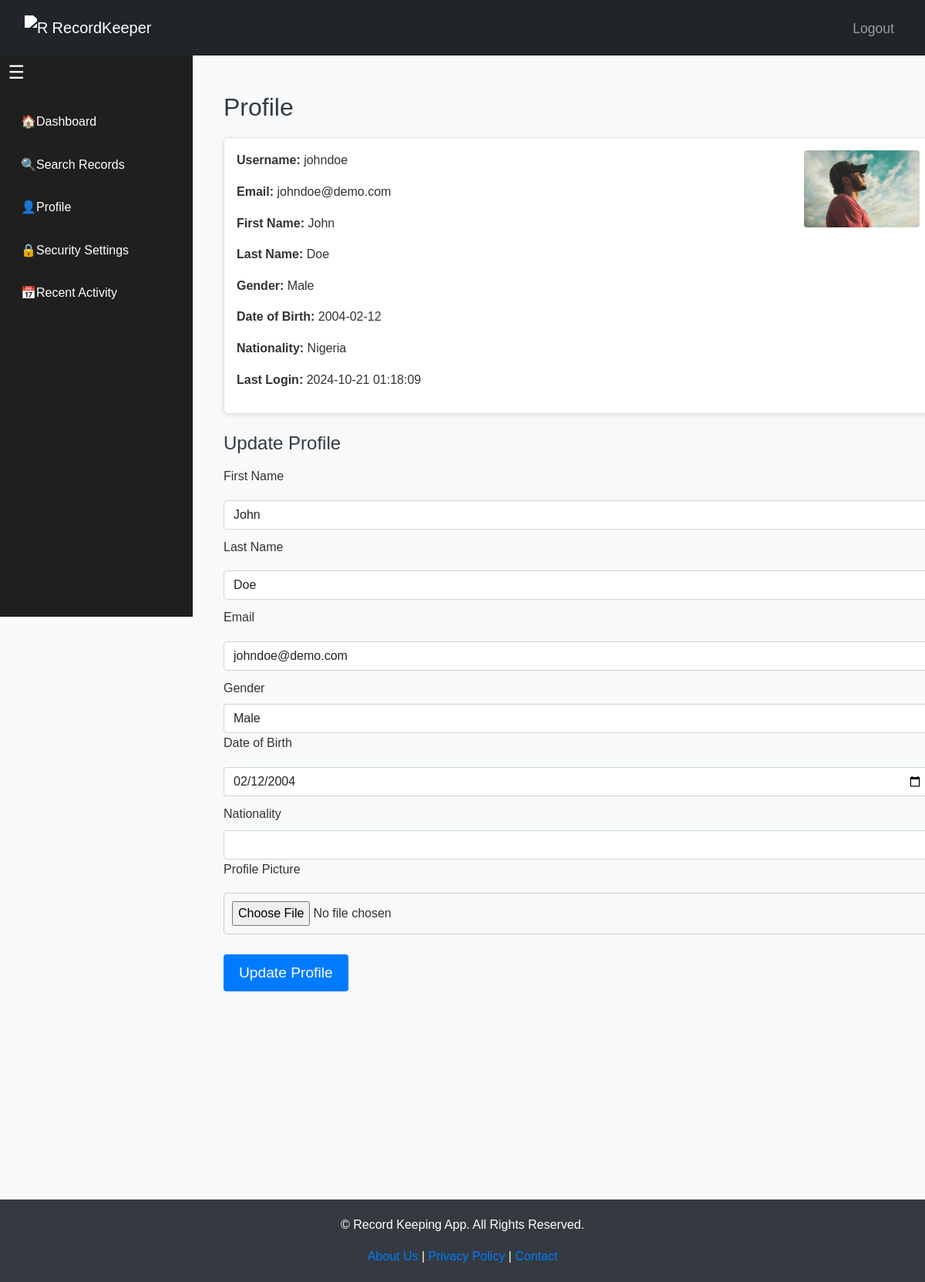
The app's page /profile (signed in) with its own data.
### app/models.py (models this page shows, shortened)
class User(db.Model, UserMixin):
    id = db.Column(db.Integer, primary_key=True)
    username = db.Column(db.String(20), unique=True, nullable=False)
    email = db.Column(db.String(120), unique=True, nullable=False)
    password = db.Column(db.String(60), nullable=False)
    pin = db.Column(db.String(6), nullable=True)  # 6-digit PIN, optional
    security_question = db.Column(db.String(255), nullable=True)  # Optional security question
    security_answer = db.Column(db.String(255), nullable=True)  # Security answer, hashed
    setup_completed = db.Column(db.Boolean, default=False)  # Check if user has completed PIN/Security question setup
    last_login = db.Column(db.DateTime, nullable=True)  # Add last_login attribute
    password_updated = db.Column(db.DateTime, nullable=True)  # Track when password was updated
    security_updated = db.Column(db.DateTime, nullable=True)  # Track when security settings were updated
    first_name = db.Column(db.String(50), nullable=True)  # Optional first name
    last_name = db.Column(db.String(50), nullable=True)  # Optional last name
    profile_picture = db.Column(db.String(120), nullable=True)  # Optional profile picture URL
    gender = db.Column(db.String(10), nullable=True)  # Optional gender
    date_of_birth = db.Column(db.Date, nullable=True)  # Optional date of birth
    nationality = db.Column(db.String(50), nullable=True)  # Optional nationality
    is_verified = db.Column(db.Boolean, default=False)
    records = db.relationship('Record', backref='author', lazy=True)

### app/routes.py (the view, shortened to what this page needs)
@main.route('/profile', methods=['GET', 'POST'])
@login_required
def profile():
    form = UpdateProfileForm()
    form.first_name.data = current_user.first_name
    form.last_name.data = current_user.last_name
    form.email.data = current_user.email
    form.gender.data = current_user.gender
    form.date_of_birth.data = current_user.date_of_birth
    form.nationality.data = current_user.nationality
    form.profile_picture.data = current_user.profile_picture  # This will be the filename
    return render_template('profile.html', form=form)

### app/forms.py
class UpdateProfileForm(FlaskForm):
    first_name = StringField('First Name', validators=[Length(max=50)])
    last_name = StringField('Last Name', validators=[Length(max=50)])
    email = StringField('Email', validators=[DataRequired(), Email()])
    gender_choices = [
        ('', 'Select Gender'),  # Empty choice for prompt
        ('Male', 'Male'),
        ('Female', 'Female'),
        ('Other', 'Other'),
        ('Prefer not to say', 'Prefer not to say')
    ]
    gender = SelectField('Gender', choices=gender_choices, validators=[Optional()])
    date_of_birth = DateField('Date of Birth', format='%Y-%m-%d', validators=[Optional()])
    profile_picture = FileField('Profile Picture', validators=[Optional()])
    nationality_choices = [(country.name, country.name) for country in pycountry.countries]
    nationality = SelectField('Nationality', choices=nationality_choices, validators=[Optional()])
    submit = SubmitField('Update Profile')

### app/models.py (called while the page is built)
@login_manager.user_loader
def load_user(user_id):
    return User.query.get(int(user_id))

### app/templates/profile.html (shortened to what this page needs)
{% extends "base.html" %}
{% block content %}
<div class="container-fluid" style="margin-top: 100px;">
    <div class="row">
        <nav class="sidebar" id="sidebar">
            <div class="list-group">
                <a href="{{ url_for('main.dashboard') }}">
                    <span class="icon">🏠</span>
                    <span>Dashboard</span>
                </a>
                <a href="{{ url_for('main.search') }}">
                    <span class="icon">🔍</span>
                    <span>Search Records</span>
                </a>
                <a href="{{ url_for('main.profile') }}">
                    <span class="icon">👤</span>
                    <span>Profile</span>
                </a>
                <a href="{{ url_for('main.security') }}">
                    <span class="icon">🔒</span>
                    <span>Security Settings</span>
                </a>
                <a href="{{ url_for('main.activity') }}">
                    <span class="icon">📅</span>
                    <span>Recent Activity</span>
                </a>
            </div>
        </nav>
        <button class="toggle-sidebar icon-hamburger" id="toggleSidebar"></button>
<div class="col-md-10 main-content" id="mainContent">
    <h2>Profile</h2>
    <div class="card mb-4">
        <div class="card-body d-flex align-items-start">
            <div class="me-auto">
                <p><strong>Username:</strong> {{ current_user.username }}</p>
                <p><strong>Email:</strong> {{ current_user.email }}</p>
                <p><strong>First Name:</strong> {{ current_user.first_name or 'N/A' }}</p>
                <p><strong>Last Name:</strong> {{ current_user.last_name or 'N/A' }}</p>
                <p><strong>Gender:</strong> {{ current_user.gender or 'N/A' }}</p>
                <p><strong>Date of Birth:</strong> {{ current_user.date_of_birth.strftime('%Y-%m-%d') if current_user.date_of_birth else 'N/A' }}</p>
                <p><strong>Nationality:</strong> {{ current_user.nationality or 'N/A' }}</p>
                <p><strong>Last Login:</strong> {{ current_user.last_login.strftime('%Y-%m-%d %H:%M:%S') if current_user.last_login else 'N/A' }}</p>
            </div>
            <div>
                {% if current_user.profile_picture %}
                <img src="{{ url_for('static', filename='profile_pics/' + current_user.profile_picture) }}" alt="Profile Picture" class="img-fluid rounded" style="width: 150px; height: auto;">
                {% else %}
                    <img src="{{ url_for('static', filename='profile_pics/user.jpg') }}" alt="Default Profile Picture" class="img-fluid rounded" style="width: 150px; height: auto;">
                {% endif %}
            </div>
        </div>
    </div>
    <h4>Update Profile</h4>
    <form method="POST" action="{{ url_for('main.profile') }}" enctype="multipart/form-data">
        <div class="form-group">
            {{ form.first_name.label(class="form-label") }}
            {{ form.first_name(class="form-control") }}
        </div>
        <div class="form-group">
            {{ form.last_name.label(class="form-label") }}
            {{ form.last_name(class="form-control") }}
        </div>
        <div class="form-group">
            {{ form.email.label(class="form-label") }}
            {{ form.email(class="form-control") }}
        </div>
        <div class="form-group">
            {{ form.gender.label(class="form-label") }}
            {{ form.gender(class="form-control") }}
        </div>
        <div class="form-group">
            {{ form.date_of_birth.label(class="form-label") }}
            {{ form.date_of_birth(class="form-control") }}
        </div>
        <div class="form-group">
            {{ form.nationality.label(class="form-label") }}
            {{ form.nationality(class="form-control") }}
        </div>
        <div class="form-group">
            {{ form.profile_picture.label(class="form-label") }}
            {{ form.profile_picture(class="form-control-file") }}
        </div>
        <button type="submit" class="btn btn-primary mt-3">Update Profile</button>
    </form>
</div>
 {% endblock %}
 {% block footer %}
 <footer class="text-center" style="margin-top: 250px;">
     <p>&copy; {{ current_year }} Record Keeping App. All Rights Reserved.</p>
     <a href="{{ url_for('main.about') }}">About Us</a> |
     <a href="{{ url_for('main.privacy') }}">Privacy Policy</a> |
     <a href="{{ url_for('main.contact') }}">Contact</a>
 </footer>
 {% endblock footer %}

### app/templates/base.html (shortened to what this page needs)
<!DOCTYPE html>
<html lang="en">
    <head>
        <link href="https://cdn.jsdelivr.net/npm/bootstrap@5.1.3/dist/css/bootstrap.min.css" rel="stylesheet">
        <link href="https://cdnjs.cloudflare.com/ajax/libs/font-awesome/5.15.4/css/all.min.css" rel="stylesheet">
        <link rel="stylesheet" href="{{ url_for('static', filename='styles.css') }}">
        <link rel="stylesheet" href="{{ url_for('static', filename='responsiveness.css') }}">
    </head>
<body>
    <nav class="navbar navbar-expand-lg navbar-dark bg-dark fixed-top">
        <div class="container-fluid">
            <a class="navbar-brand" href="{{ url_for('main.home') }}">
                <img src="{{ url_for('static', filename='R.png') }}" alt="Record Keeping App Logo" width="30" height="30" class="d-inline-block align-top">
                RecordKeeper
            </a>
            <div class="collapse navbar-collapse" id="navbarNav">
                <ul class="navbar-nav ms-auto">
                    {% if current_user.is_authenticated %}
                    <li class="nav-item">
                        <a class="nav-link" href="{{ url_for('main.logout') }}">Logout</a>
                    </li>
                    {% endif %}
                </ul>
            </div>
        </div>
    </nav>
    {% block content %}
    {% endblock %}
    {% block footer %}{% endblock footer %}
</body>
</html>

### app/static/styles.css (style rules this page uses)
body { font-family: 'Arial', sans-serif; line-height: 1.6; background-color: #f8f9fa; margin: 0; padding: 0; color: #333; }
h1, h2, h3, h4, h5, h6 { color: #343a40; margin-bottom: 15px; }
p { margin-bottom: 15px; }
.navbar { background-color: #343a40; color: white; padding: 15px 20px; }
.navbar-brand img { filter: brightness(0) invert(1); }
.navbar-nav .nav-link { color: white; font-size: 1.1rem; margin-left: 10px; position: relative; padding-bottom: 5px; transition: color 0.3s ease; }
.navbar-nav .nav-link::after { content: ''; position: absolute; width: 100%; transform: scaleX(0); height: 2px; bottom: 0; left: 0; background-color: #007bff; transform-origin: bottom right; transition: transform 0.3s ease-out; }
.btn { padding: 10px 20px; font-size: 1.2rem; background-color: #007bff; color: white; border: none; border-radius: 4px; transition: background-color 0.3s ease-in-out; }
.card { border: 1px solid #e0e0e0; border-radius: 6px; box-shadow: 0 2px 5px rgba(0, 0, 0, 0.1); transition: transform 0.3s ease; margin: 20px 0; }
footer { background-color: #343a40; color: white; text-align: center; padding: 20px 0; margin-top: 40px; }
footer a { color: #007bff; text-decoration: none; }
input, textarea { width: 100%; padding: 10px; margin: 10px 0; border-radius: 4px; border: 1px solid #ccc; }

### app/static/responsiveness.css (style rules this page uses)
* { box-sizing: border-box; margin: 0; padding: 0; }

### app/templates/profile.html (style rules this page uses)
.sidebar { height: calc(100vh - 70px); position: fixed; top: 70px; left: 0; width: 250px; background-color: #1f1f1f; padding-top: 60px; transition: width 0.3s ease, transform 0.3s ease; z-index: 1000; }
.sidebar a { color: #ffffff; text-decoration: none; display: flex; align-items: center; padding: 15px; font-size: 16px; transition: background-color 0.2s; }
.toggle-sidebar { position: fixed; top: 72px; left: -1.5px; background-color: transparent; border: none; color: white; cursor: pointer; font-size: 24px; z-index: 1100; margin: 0; width: auto; height: auto; line-height: normal; display: inline-block; transition: background-color 0.3s ease; padding: 8px 12px; border-radius: 4px; }
.icon-hamburger::before { content: '☰'; }
.main-content { margin-left: 270px; padding: 20px; max-width: 80%; transition: margin-left 0.3s ease, max-width 0.3s ease; }

### records on screen
User: username "johndoe", email "johndoe@demo.com", first_name "John", last_name "Doe", gender "Male", date_of_birth "2004-02-12", nationality "Nigeria", last_login "2024-10-21 01:18:09", profile_picture (picture), date_of_birth "02/12/2004"
